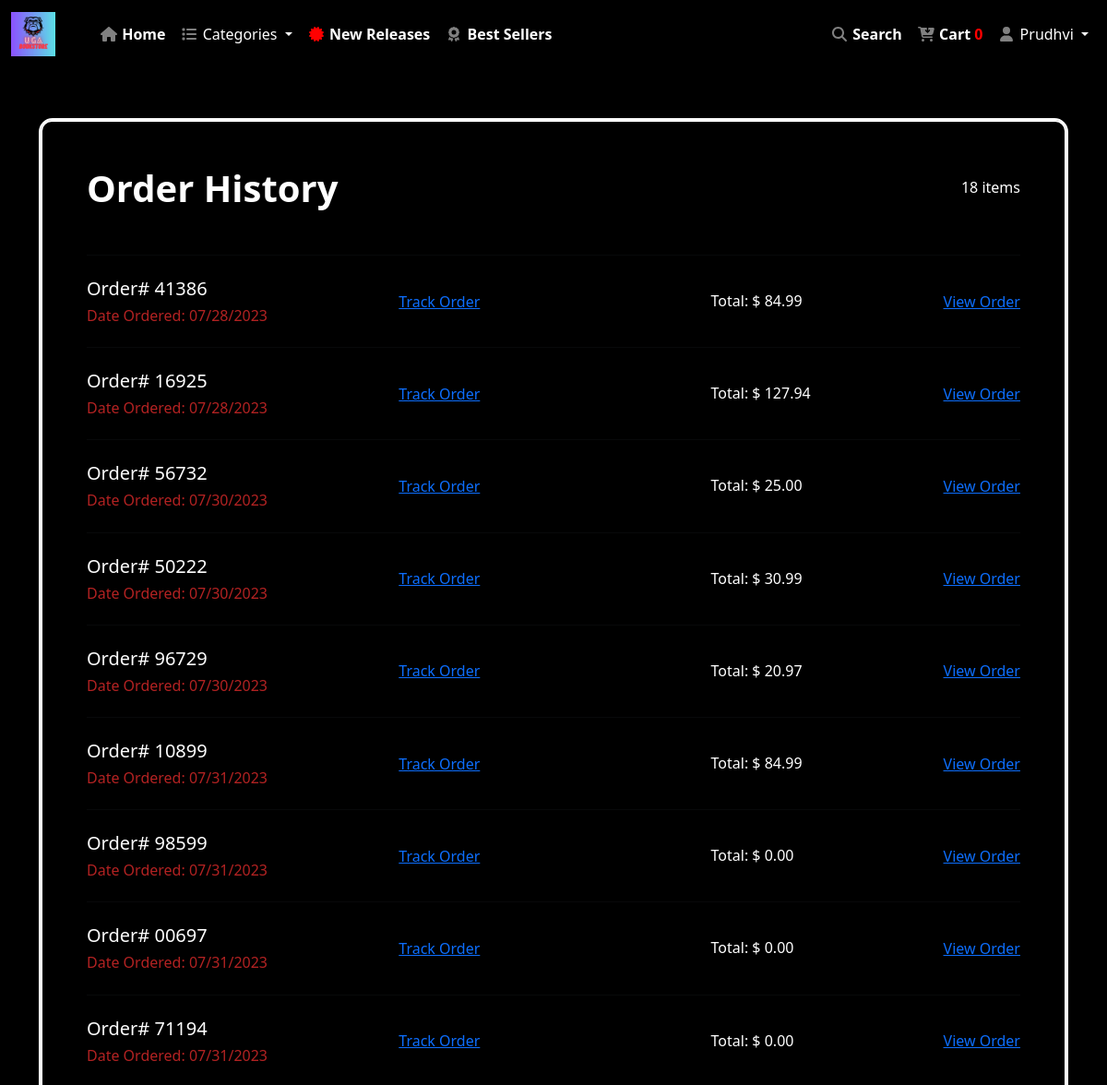
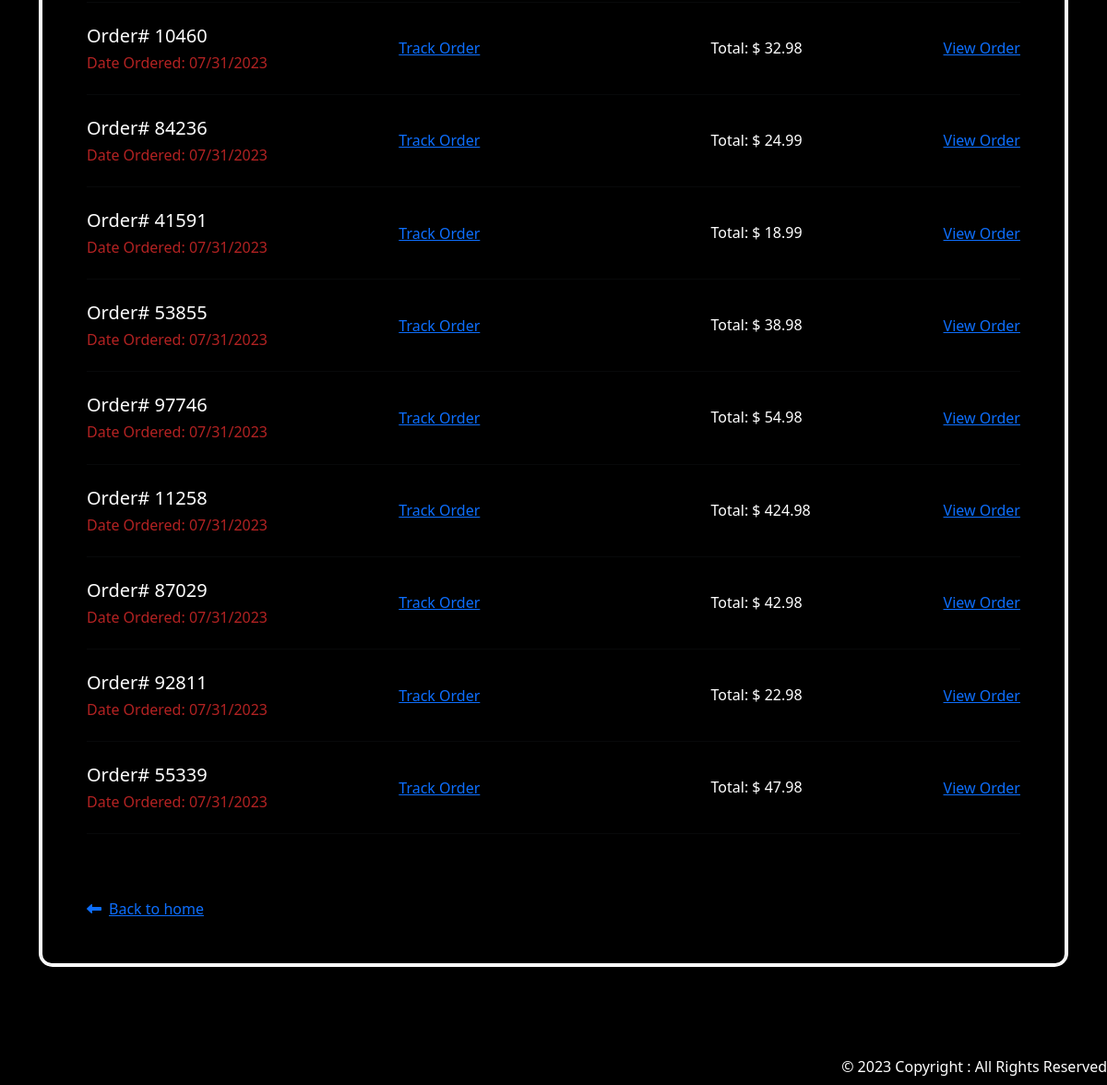
The app's page /orderHistory (signed in) with its own data (2 pictures, top to bottom).
### app/models.py (models this page shows, shortened)
class Order(models.Model):
    customer = models.ForeignKey(User, on_delete=models.SET_NULL, null=True, blank=True)
    date_ordered = models.DateTimeField(auto_now_add=True)
    complete = models.BooleanField(default=False)
    transaction_id = models.CharField(max_length=100, null=True)
    cart_total = models.DecimalField(max_digits=10, decimal_places=2, default=0.00)
    shipping_address = models.ForeignKey(Address, on_delete=models.SET_NULL, null=True, blank=True)
    credit_card = models.ForeignKey(PaymentDetails, on_delete=models.SET_NULL, null=True, blank=True)
    @property
    def get_cart_items(self):
        orderitems = self.orderitem_set.all()
        total = sum([item.quantity for item in orderitems])
        return total

class User(models.Model):
    account_id = models.IntegerField(unique=True, default=random_number_generator)
    firstname = models.CharField(max_length=100)
    lastname = models.CharField(max_length=100)
    phonenumber = models.CharField(max_length=100)
    email = models.CharField(max_length=100)
    password = models.CharField(max_length=100)
    accept_terms = models.BooleanField(default=False)
    is_active = models.BooleanField(default=False)
    is_loggedin = models.BooleanField(default=False)
    is_admin = models.BooleanField(default=False)
    activation_token = models.CharField(max_length=255, blank=True, null=True)
    reset_token = models.CharField(max_length=255, blank=True, null=True)

### app/views.py (the view)
# urls.py: path('orderHistory', views.OrderHistoryView.as_view(), name="orderHistory"),
class OrderHistoryView(View):
    def get(self, request):
        user = User.objects.get(id=request.session.get('user_id')) if request.session.get('user_id') else None
        order, created = Order.objects.get_or_create(customer=user, complete=False)
        items = order.orderitem_set.all()
        orders = Order.objects.filter(customer=user, complete=True)
        for ordered in orders:
            ordered, created = Order.objects.get_or_create(customer=user, complete=False)
            order_items = ordered.orderitem_set.all()
            print(f"Order ID: {ordered.id}")
            for item in order_items:
                product_title = item.product.title
                quantity_ordered = item.quantity
                print(f"Book Title: {product_title}, Quantity Ordered: {quantity_ordered}")
        return render(request, "app/order/orderHistory.html", locals())

### app/templates/app/order/orderHistory.html (shortened to what this page needs)
{% extends 'app/base.html' %}
{% load static %}
{% block main-content %}
<section class="h-100" style="margin-top: 5rem; background-color: black; margin-bottom: 5rem;">
    <div class="container py-5 h-100">
        <div class="row d-flex justify-content-center align-items-center h-100">
            <div class="col-12">
                <div class="card card-registration card-registration-2" style="border-radius: 15px; background-color: black; border: 2px solid white;">
                    <div class="card-body p-0">
                        <div class="p-5" style="border: 2px solid white; border-radius: 12px;">
                            <div class="d-flex justify-content-between align-items-center mb-5">
                                <h1 class="fw-bold mb-0 text-white">Order History</h1>
                                <h6 class="mb-0 text-white">{{ orders.count }} items</h6>
                            </div>
                            <hr class="my-4">
                            {% for order in orders %}
                            <div class="row mb-4 d-flex justify-content-between align-items-center">
                                <div class="col-md-3 col-lg-3 col-xl-3">
                                    <h5 class="text-white">Order# {{ order.transaction_id }}</h5>
                                    <h6 class="text-white mb-0 cart-book-title">Date Ordered: {{ order.date_ordered|date:"m/d/Y" }}</h6>
                                </div>
                                <div class="col-md-3 col-lg-3 col-xl-2 d-flex">
                                    <a href="{% static 'app/track_order.html' %}">Track Order</a>
                                </div>
                                <div class="col-md-3 col-lg-2 col-xl-2 offset-lg-1">
                                    <h6 class="mb-0 text-white">Total: $ {{ order.cart_total }}</h6>
                                </div>
                                <div class="col-md-1 col-lg-1 col-xl-1 text-end" style="
                                    display: flex;
                                    flex-direction: column;
                                    width: fit-content;
                                ">
                                    <a href="{% url 'view_order' order.transaction_id %}">View Order</a>
                                </div>
                            </div>
                            <hr class="my-4">
                            {% endfor %}
                            <div class="pt-5 text-white">
                                <h6 class="mb-0"><a href="{% url 'home' %}" class="text-body" style="color: #0d6efd !important;"><i class="fas fa-long-arrow-alt-left me-2"></i>Back to home</a></h6>
                            </div>
                        </div>
                    </div>
                </div>
            </div>
        </div>
    </div>
</section>
{% endblock main-content %}

### app/templates/app/base.html (shortened to what this page needs)
<!DOCTYPE html>
{% load static %}
<html lang="en">
<head>
    <link rel="stylesheet" href="https://cdnjs.cloudflare.com/ajax/libs/font-awesome/4.7.0/css/font-awesome.min.css">
    <link href="https://cdn.jsdelivr.net/npm/bootstrap@5.3.0/dist/css/bootstrap.min.css"
    rel="stylesheet"
>
    <link rel='stylesheet' href={% static 'app/css/owl.carousel.min.css' %} />
    <link rel='stylesheet' href={% static 'app/css/all.min.css' %} />
    <link rel='stylesheet' href={% static 'app/css/style.css' %} />
</head>
<body>
    <nav class="navbar fixed-top navbar-expand-lg bg-body-tertiary" style="background-color: black !important">
        <div class="container" style="width: auto">
            <a class="navbar-brand" href="#">
              <img src="/static/app/images/icons/bulldog.jpg" width="48px" height="48px" alt="">
            </a>
          </div>
        <div class="container-fluid">
          <div class="collapse navbar-collapse" id="navbarSupportedContent">
            <ul class="navbar-nav me-auto mb-2 mb-lg-0">
              <li class="nav-item">
                <a class="nav-link active" aria-current="page" href="{% url 'home' %}"><i class="fa fa-fw fa-home" style="color: grey;"></i> Home</a>
              </li>
              <li class="nav-item dropdown">
                <a class="nav-link dropdown-toggle" href="#" role="button" data-bs-toggle="dropdown" aria-expanded="false">
                  <i class="fa fa-fw fa-list" style="color: grey;"></i>
                  Categories
                </a>
              </li>
              <li class="nav-item">
                <a class="nav-link active" aria-current="page" href="{% url 'new-releases' %}" style="width: max-content"><i class="fa fa-fw fa-certificate" style="color: red;"></i> New Releases</a>
              </li>
              <li class="nav-item">
                <a class="nav-link active" aria-current="page" href="{% url 'top-sellers' %}" style="width: max-content"><i class="fa fa-fw fa-award" style="color: grey;"></i> Best Sellers</a>
              </li>
            </ul>
          </div>
          <ul class="navbar-nav me-auto mb-2 mb-lg-0">
            <li class="nav-item">
              <a class="nav-link active" aria-current="page" href="{% url 'search' %}" style="width: max-content"><i class="fa fa-fw fa-search" style="color: grey;"></i> Search</a>
            </li>
            {% if user.is_active %}
            <li class="nav-item">
              <a class="nav-link active" aria-current="page" href="{% url 'cart' %}"><i class="fa fa-fw fa-cart-arrow-down" style="color: grey;"></i> Cart <span style="color: red;">{{order.get_cart_items}}</span>
              </a>
            </li>
              <li class="nav-item dropdown">
                <a class="nav-link dropdown-toggle" href="#" role="button" data-bs-toggle="dropdown" aria-expanded="false">
                  <i class="fa fa-fw fa-user" style="color: grey;"></i> {{ user.firstname }}
                </a>
              </li>
            {% endif %}
          </ul>
        </div>
      </nav>
      {% block main-content %}{% endblock main-content %}
      <footer class="footer-style fixed-bottom">
        © 2023 Copyright : All Rights Reserved
      </footer>
</body>
</html>

### app/static/app/css/style.css (style rules this page uses)
.nav-item { font-weight: 700; }
.nav-link { color: white !important; }
.footer-style { background: black; color: white; height: 2rem; font-size: 1rem; font-weight: 500; display: flex; justify-content: flex-end; }
.dropdown-toggle { background-color: black; color: white; font-weight: 500; }
.fw-bold { color: white !important; }
.cart-book-title { color: firebrick !important; }

### app/templates/app/base.html (style rules this page uses)
body { background-color: black; }

### records on screen
Order: get_cart_items "0"
User: firstname "Prudhvi"
Order: transaction_id "41386", date_ordered "07/28/2023", cart_total "84.99"
Order: transaction_id "16925", date_ordered "07/28/2023", cart_total "127.94"
Order: transaction_id "56732", date_ordered "07/30/2023", cart_total "25.00"
Order: transaction_id "50222", date_ordered "07/30/2023", cart_total "30.99"
Order: transaction_id "96729", date_ordered "07/30/2023", cart_total "20.97"
Order: transaction_id "10899", date_ordered "07/31/2023", cart_total "84.99"
Order: transaction_id "98599", date_ordered "07/31/2023", cart_total "0.00"
Order: transaction_id "00697", date_ordered "07/31/2023", cart_total "0.00"
Order: transaction_id "71194", date_ordered "07/31/2023", cart_total "0.00"
Order: transaction_id "10460", date_ordered "07/31/2023", cart_total "32.98"
Order: transaction_id "84236", date_ordered "07/31/2023", cart_total "24.99"
Order: transaction_id "41591", date_ordered "07/31/2023", cart_total "18.99"
Order: transaction_id "53855", date_ordered "07/31/2023", cart_total "38.98"
Order: transaction_id "97746", date_ordered "07/31/2023", cart_total "54.98"
Order: transaction_id "11258", date_ordered "07/31/2023", cart_total "424.98"
Order: transaction_id "87029", date_ordered "07/31/2023", cart_total "42.98"
Order: transaction_id "92811", date_ordered "07/31/2023", cart_total "22.98"
Order: transaction_id "55339", date_ordered "07/31/2023", cart_total "47.98"

### other values on screen
{{ orders.count }} "18"
